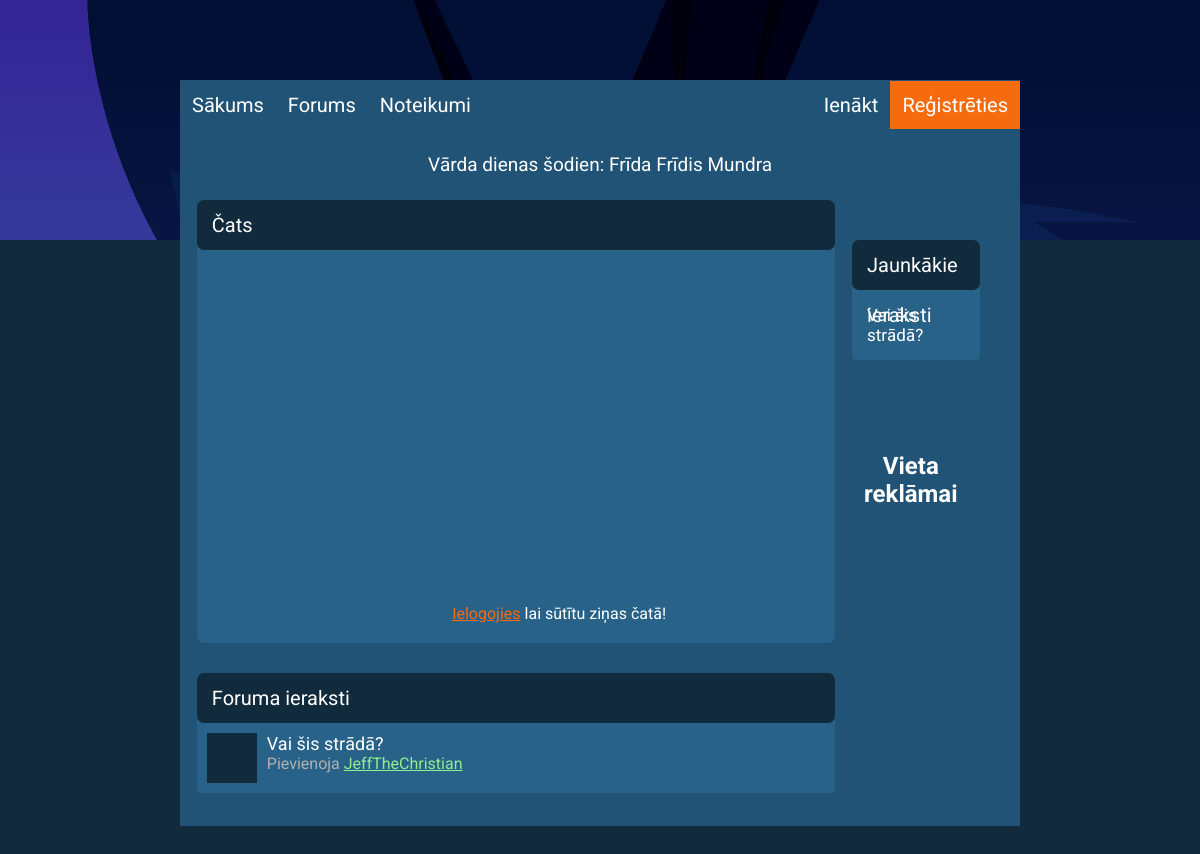
Before: / with the older database file.
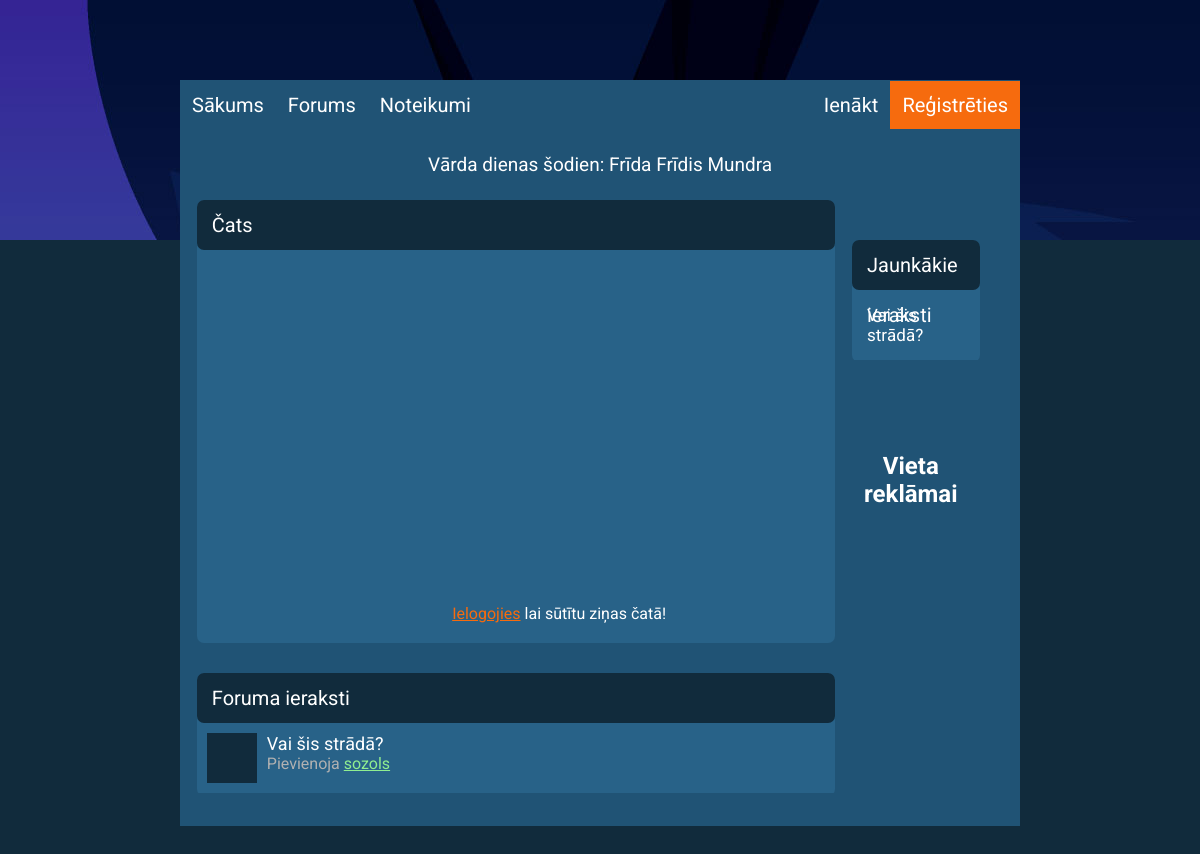
After: the same page with the newer database file.
### tables this page shows
CREATE TABLE `posts` (
  `post_id` int(11) NOT NULL,
  `post_title` varchar(255) NOT NULL,
  `post_content` text NOT NULL,
  `author_id` int(11) NOT NULL,
  `date` date NOT NULL DEFAULT current_timestamp()
);

CREATE TABLE `user` (
  `id` int(11) NOT NULL,
  `firstname` varchar(32) NOT NULL,
  `lastname` varchar(32) NOT NULL,
  `username` varchar(32) NOT NULL,
  `email` varchar(64) NOT NULL,
  `password` varchar(128) NOT NULL,
  `user_color` varchar(10) NOT NULL DEFAULT '#F66B0E'
);

### index.php (the view, shortened to what this page needs)
<!DOCTYPE html>
<html lang="en">
<head>
    <link rel="stylesheet" href="https://cdnjs.cloudflare.com/ajax/libs/font-awesome/6.1.1/css/all.min.css" />
    <link rel="stylesheet" href="./stylesheets/style.css">
</head>
<body>
    <?php require './components/navigation.php'; ?>
    <div class="container">
        <div class="namedays">
            <?php
            $file = './assets/data/namedays.json';
            $data = file_get_contents($file);
            $namedays = json_decode($data, true);
            $names = '';
            $month = getdate()['mon'] - 1;
            $day = getdate()['mday'] - 1;
            for($i = 0; $i < sizeof($namedays[$month][$day]); $i++){
                $names .= $namedays[$month][$day][$i].' ';
            }
            echo '<p>Vārda dienas šodien: '.$names;
            ?>
        </div>
        <div class="main-content">
            <div class="content-container">
                <div class="chat-widget">
                    <div class="widget-header">
                        <p>Čats</p>
                    </div>
                    <div class="widget-body">
                        <iframe src="Page1.php" width="100%" height="350" scrolling="yes" frameBorder="0"></iframe>
                        <div class="message-input">
                            <?php if(isset($_SESSION['is-logged-in'])): ?>
                            <form method="POST" action="Page2.php">
                                <input type="textarea" name = "chat-input" autocomplete="off"/>
                                <button type="submit" name="send-message">Send</button>
                            </form>
                            <?php else: ?>
                                <div class="login-alert">
                                    <p><a href="login.php">Ielogojies</a> lai sūtītu ziņas čatā!</p>
                                </div>
                            <?php endif; ?>
                        </div>
                    </div>
                </div>
                <div class="chat-widget">
                    <div class="widget-header">
                        <p>Foruma ieraksti</p>
                    </div>
                    <div class="widget-body">
                        <?php
                        $pdo = require 'database.php';
                        try{
                            $sql = "SELECT post_id, post_title, author_id, user.id, user.username FROM posts INNER JOIN user ON posts.author_id = user.id";
                            $statement = $pdo->prepare($sql);
                            $statement->execute();
                        }catch(PDOException $e) {
                            echo $e->getMessage();
                            echo '<div class="alert alert-danger" role="alert">
                            Datubāzes kļūda!
                            </div>';
                        }
                        $posts = $statement->fetchAll(PDO::FETCH_ASSOC);
                        for($i = 0; $i < sizeof($posts); $i++){
                            echo '
                            <div class="forum-post">
                            <div class="image"></div>
                                <div class="post-info">
                                    <a href="post.php?postid='.$posts[sizeof($posts) - $i - 1]['post_id'].'">'.$posts[sizeof($posts) - $i - 1]['post_title'].'</a>
                                    <p>Pievienoja <a href="profile.php?profileid='.$posts[sizeof($posts) - $i - 1]['author_id'].'" id="user-link">'.$posts[sizeof($posts) - $i - 1]['username'].'</a></p>
                                </div>
                            </div>
                            ';
                        }
                        ?>
                    </div>
                </div>
            </div>
            <div class="side-container">
                <div class="side-widget">
                    <div class="widget-header">
                        <p>Jaunkākie ieraksti</p>
                    </div>
                    <div class="widget-body">
                        <?php for($i = 0; $i < sizeof($posts); $i++){
                            echo '<div class="mini-post"><a href="post.php?postid='.$posts[sizeof($posts) - $i - 1]['post_id'].'">'.$posts[sizeof($posts) - $i - 1]['post_title'].'</a></div>';
                        }
                        ?>
                    </div>
                </div>
                <div class="advertisment">
                    <h2>Vieta reklāmai</h2>
                </div>
            </div>
        </div>
    </div>
</body>
</html>

### components/navigation.php (shortened to what this page needs)
<div class="menu-bar">
        <ul class="menu-itams">
            <li><a href="index.php">Sākums</a></li>
            <li><a href="#">Forums</a></li>
            <li><a href="rules.php">Noteikumi</a></li>
        </ul>
        <?php if (!isset($_SESSION['is-logged-in'])): ?>
        <ul class="user-options">
            <li><a href="login.php">Ienākt</a></li>
            <li><a href="register.php" class="accent-link">Reģistrēties</a></li>
        </ul>
        <?php endif; ?>
    </div>

### stylesheets/style.css (style rules this page uses)
:root { --primary-color: #112B3C; --secondary-color: #205375; --widget-color: #286288; --accent-color: #F66B0E; --text-color: #fff; }
* { margin: 0; padding: 0; box-sizing: border-box; }
body { background-color: var(--primary-color); font-family: 'Poppins', sans-serif; font-family: 'Roboto', sans-serif; }
.menu-bar { width: 70%; margin: -15vh auto; height: 50px; align-items: center; background-color: var(--secondary-color); display: flex; flex-direction: row; justify-content: space-between; }
.menu-bar ul { list-style: none; display: flex; flex-direction: row; }
.menu-bar li a { color: var(--text-color); text-decoration: none; padding: 12px; font-size: 20px; transition: .2s; }
.accent-link { padding: 8px; background-color: var(--accent-color); transition: .2s; }
.container { width: 70%; margin: 160px auto; background-color: var(--secondary-color); }
.namedays { width: 100%; height: 70px; text-align: center; }
.namedays p { color: var(--text-color); font-size: 19px; line-height: 70px; }
.main-content { width: 100%; display: flex; flex-direction: row; }
.content-container { flex: 4; }
.side-container { flex: 1; height: 100%; }
.chat-widget { width: 95%; margin: auto; background-color: var(--widget-color); border-radius: 7px; margin-bottom: 30px; }
.widget-header { background-color: var(--primary-color); width: 100%; height: 50px; border-radius: 7px; }
.widget-header p { font-size: 20px; color: var(--text-color); line-height: 50px; margin-left: 15px; }
.side-widget { margin-top: 40px; margin-right: 40px; background-color: var(--widget-color); border-radius: 7px; }
.mini-post { margin-bottom: 5px; border-bottom: 2px solid var(--secondary-color); }
.mini-post a { display: inline-block; color: var(--text-color); text-decoration: none; font-size: 17px; margin: 15px; }
.advertisment { width: 70%; margin-top: 40px; margin-right: 40px; height: 200px; text-align: center; }
.advertisment h2 { color: var(--text-color); margin-top: 90px; }
.forum-post { width: 100%; border-bottom: 3px solid var(--secondary-color); display: flex; flex-direction: row; }
.image { background-color: var(--primary-color); width: 50px; height: 50px; margin: 10px; }
.post-info { margin-top: 10px; }
.post-info a { color: var(--text-color); text-decoration: none; font-size: 18px; }
.post-info p { color: rgb(177, 177, 177); }
#user-link { font-size: 16px; text-decoration: underline; color: lightgreen; }
.login-alert { text-align: center; display: inline-block; margin-bottom: 20px; margin-left: 40%; }
.login-alert a { color: var(--accent-color); }
.login-alert p { color: var(--text-color); }

Changed rows visible on the page:
changed through a linked row, posts "Vai šis strādā?": author.username "JeffTheChristian" → "sozols"
